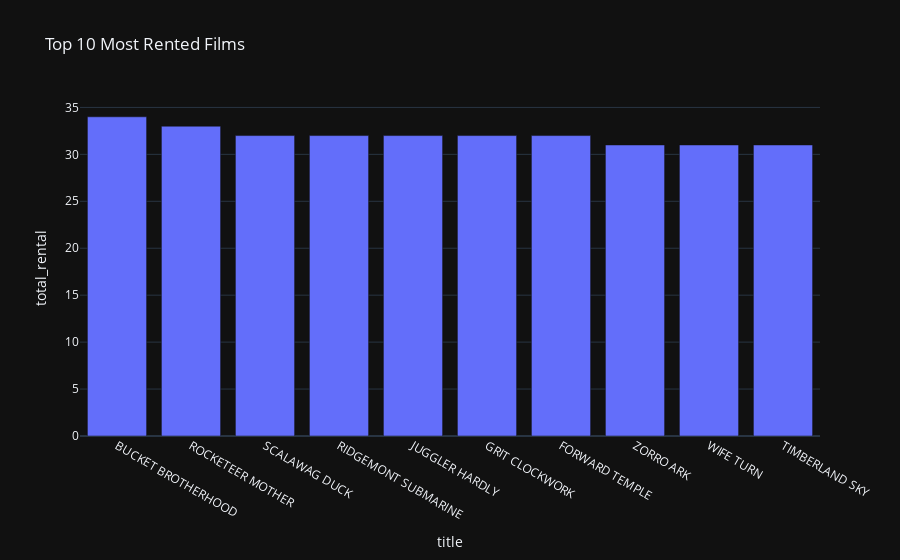

This figure's notebook cell:
### Code cell
fig = px.bar(
    top_rented_films,
    x = "title",
    y = "total_rental",
    title = "Top 10 Most Rented Films",
    template = "plotly_dark"
)
fig.show()

### Figure 1 — Plotly figure (JSON) as saved in the notebook; plotly's stock layout.template omitted (floating-point values rounded to 4 significant figures)
{"data": [{"alignmentgroup": "True", "hovertemplate": "title=%{x}<br>total_rental=%{y}<extra></extra>", "legendgroup": "", "marker": {"color": "#636efa", "pattern": {"shape": ""}}, "name": "", "offsetgroup": "", "orientation": "v", "showlegend": false, "textposition": "auto", "type": "bar", "x": ["BUCKET BROTHERHOOD", "ROCKETEER MOTHER", "SCALAWAG DUCK", "RIDGEMONT SUBMARINE", "JUGGLER HARDLY", "GRIT CLOCKWORK", "FORWARD TEMPLE", "ZORRO ARK", "WIFE TURN", "TIMBERLAND SKY"], "xaxis": "x", "y": [34, 33, 32, 32, 32, 32, 32, 31, 31, 31], "yaxis": "y"}], "layout": {"barmode": "relative", "legend": {"tracegroupgap": 0}, "title": {"text": "Top 10 Most Rented Films"}, "xaxis": {"anchor": "y", "domain": [0, 1], "title": {"text": "title"}}, "yaxis": {"anchor": "x", "domain": [0, 1], "title": {"text": "total_rental"}}}}
